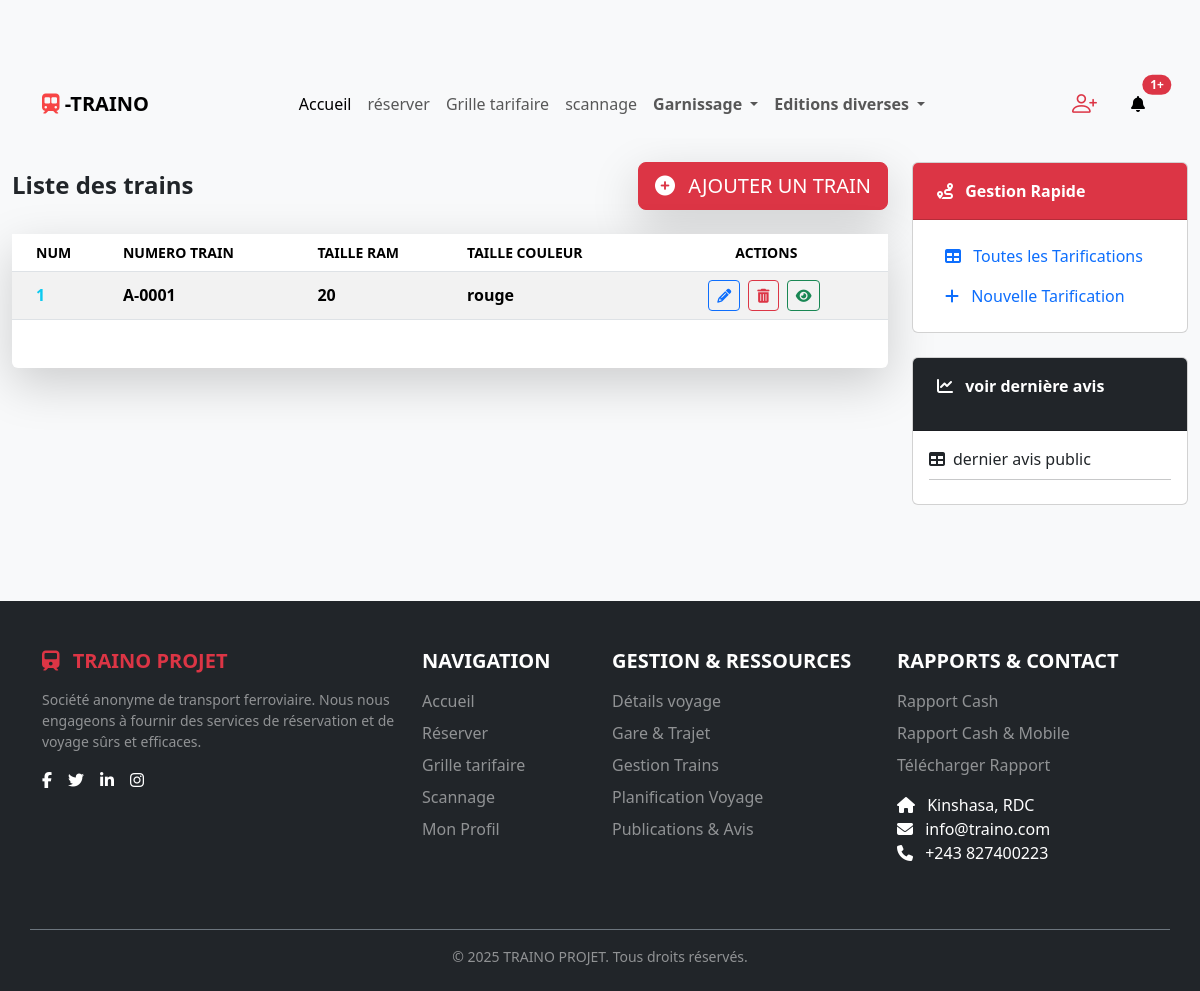
The app's page /train/lire_train (signed in) with its own data.
### train/models.py (models this page shows, shortened)
class Train(models.Model):
    numero_train = models.CharField(
        max_length=10,
        verbose_name='numero voiture exemple A-0000',
        help_text="un sert de clé secondaire à la table voiture",
        null = False,
        blank= False,
    )
    taille_ram = models.IntegerField(
        verbose_name='taille_ram',
        help_text="taille_ram",
        null = False,
        blank= False,
    )
    couleur = models.CharField(
        max_length=30,
        verbose_name='couleur',
        help_text="couleur",
        null = False,
        blank= False,
        default = 'pas de couleur',
    )
    slug = models.SlugField(
        default="02Kkjsdhjfhf655qqzasjqsdbbbz555sc6JHMSLR",
        max_length= 100
    )

### train/views.py (the view)
# urls.py: path('lire_train', lire_train , name = 'lire_train'),
@login_required
def lire_train(request):
    context = {
        'trains' : Train.objects.all(),
        'total_compt' : Train.objects.count(),
    }
    return render(request, 'train/dashbord_train.html', context)

### train/templates/train/dashbord_train.html (shortened to what this page needs)
{% extends 'front/header/header.html' %}
{% load static %}
{% block extra_css %}
    <link rel="stylesheet" href="{% static 'css/train/dashbord_train.css' %}">
{% endblock %}
{% block containter%}
    <div class="container-fluid py-4 mb-5">
        <div class="row g-4">
            <div class="col-lg-9 order-lg-1 order-2">
                <div class="row page-header-row">
                    <div class="col-12">
                        <div class="d-flex justify-content-between align-items-center mb-4">
                            <h4 class="mb-0 fw-bold text-dark">
                                Liste des trains
                            </h4>
                            <div>
                                <button type="button" class="btn btn-lg btn-danger shadow-lg btn-add-station" data-bs-toggle="modal" data-bs-target="#creationModal">
                                    <i class="fas fa-plus-circle me-2"></i> AJOUTER UN TRAIN
                                </button>
                            </div>
                        </div>
                        <div class="card shadow-lg border-0">
                            <div class="card-body p-0">
                                <div class="table-responsive">
                                    <table class="table table-striped table-hover mb-0 align-middle mb-5">
                                        <thead class="bg-light">
                                            <tr class="text-uppercase small fw-bold">
                                                <th scope="col" class="ps-4">Num</th>
                                                <th scope="col">Numero train  </th>
                                                <th scope="col">taille ram </th>
                                                <th scope="col">taille couleur </th>
                                                <th scope="col" class="text-center pe-4">Actions</th>
                                            </tr>
                                        </thead>
                                        <tbody>
                                            {% for train in trains %}
                                                <tr class="table-row">
                                                    <th scope="row" class="ps-4 text-info">{{ train.id}}</th>
                                                    <td class="fw-bold">{{ train.numero_train }}</td>
                                                    <td class="fw-bold">{{ train.taille_ram}}</td>
                                                    <td class="fw-bold">{{ train.couleur}}</td>
                                                    <td class="text-center pe-4">
                                                        <a class="btn btn-sm btn-outline-primary me-1" href="{% url 'train:modifier_train' train.id train.slug %}" title="Modifier">
                                                            <i class="fas fa-pencil-alt"></i>
                                                        </a>
                                                        <a class="btn btn-sm btn-outline-danger me-1" href="{% url 'train:delete_train' train.id train.slug %}" title="Supprimer">
                                                            <i class="fas fa-trash-alt"></i>
                                                        </a>
                                                        <a type="button"class="btn btn-sm btn-outline-success me-1" href="{% url 'train:details_train' train.id%}" title="Détails">
                                                            <i class="fas fa-eye"></i>
                                                        </a>
                                                    </td>
                                                </tr>
                                            {% empty %}
                                                <tr>
                                                    <td colspan="4" class="text-center text-muted py-4">
                                                        <i class="fas fa-exclamation-circle me-2"></i> Aucune train n'est encore enregistrée.
                                                    </td>
                                                </tr>
                                            {% endfor %}
                                        </tbody>
                                    </table>
                                </div>
                            </div>
                        </div>
                    </div>
                </div>
            </div>
            <div class="col-lg-3 order-lg-2 order-1">
                <div class="sticky-sidebar">
                    <div class="card sidebar-card mb-4">
                        <div class="card-header bg-danger text-white fw-bold py-3 px-4 rounded-top-lg">
                            <i class="fas fa-route me-2"></i> Gestion Rapide
                        </div>
                        <div class="card-body p-3 sidebar-link-group">
                            <nav class="nav flex-column">
                                <a class="nav-link active" aria-current="page" href="{% url 'tarification:grille_tarifaire' %}"><i class="fas fa-table me-2"></i> Toutes les Tarifications</a>
                                <a href="{% url 'tarification:creation_tarification' %}" class="nav-link" type="button" class="btn btn-lg btn-danger shadow-lg btn-add-station" ><i class="fas fa-plus me-2"></i> Nouvelle Tarification</a>
                            </nav>
                        </div>
                    </div>
                    <div class="card sidebar-card mb-4">
                        <div class="card-header bg-dark text-white fw-bold py-3 px-4 rounded-top-lg">
                            <p >
                                <i class="fas fa-chart-line me-2"></i> voir dernière avis
                            </p>
                        </div>
                        <div class="card-body p-3">
                            <div class="d-flex justify-content-between align-items-center mb-2">
                                <a class="nav-link active" aria-current="page" href="{% url 'publication_avis:dernier_publication_avis' %}"><i class="fas fa-table me-2"></i>dernier avis public</a>
                            </div>
                            <hr class="my-2">
                        </div>
                    </div>
                </div>
            </div>
        </div>
    </div>
{% endblock %}

### train/static/css/train/dashbord_train.css (style rules this page uses)
:root { --light-background: #f8f9fa; --form-background: #ffffff; --text-color: #212529; --danger-color: #dc3545; --primary-color: #0d6efd; --success-color: #198754; --border-color: #dee2e6; }
body { background-color: var(--light-background); color: var(--text-color); padding-top: 70px; }
.btn-danger { background-color: var(--danger-color); border-color: var(--danger-color); }
.btn-sm { margin-right: 5px; }

### records on screen
Train: id "1", numero_train "A-0001", taille_ram "20", couleur "rouge"
